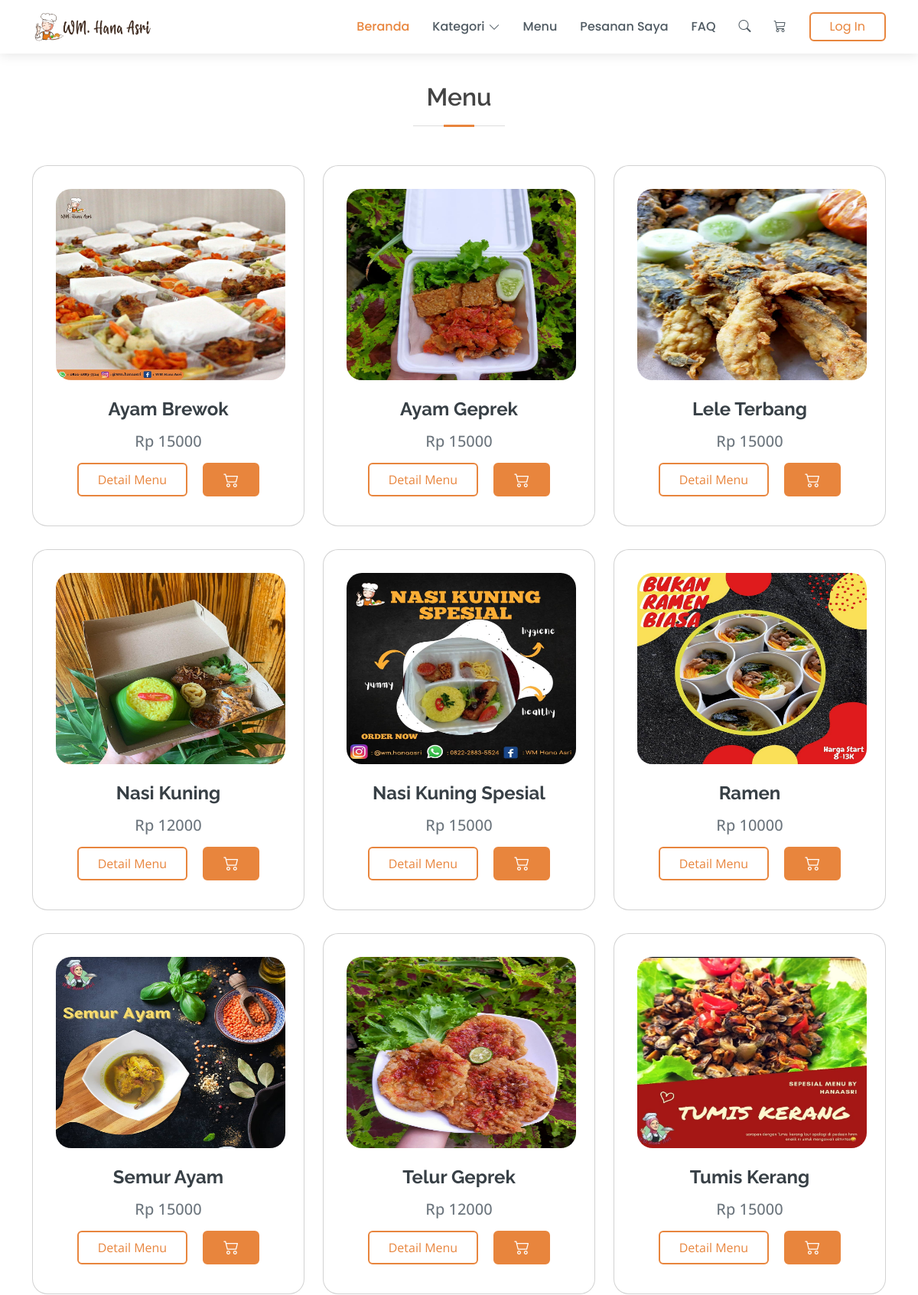
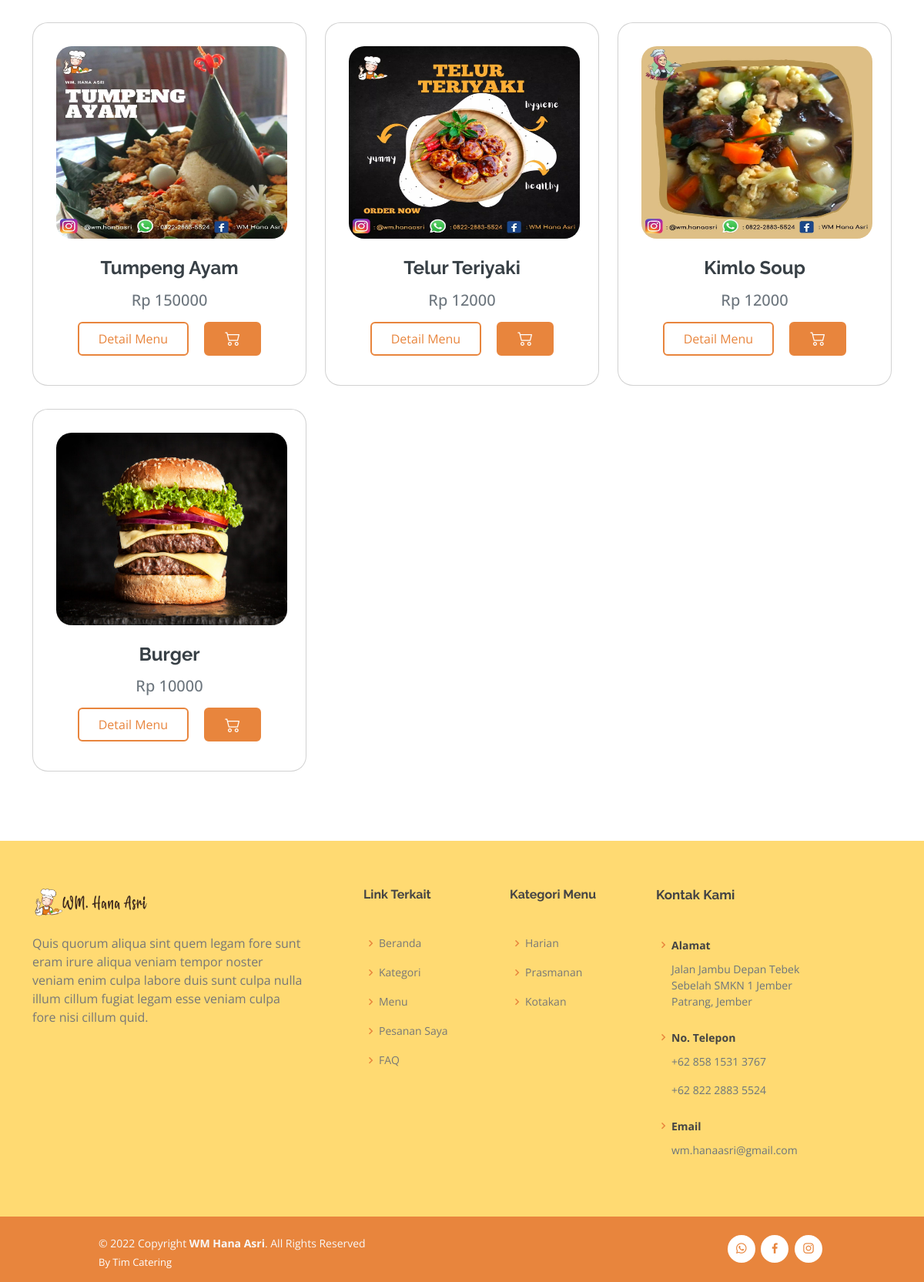
Page /menu.php on the committed database (2 pictures, top to bottom).
### tables this page shows
CREATE TABLE `menu` (
  `id_menu` int(11) NOT NULL,
  `nama_menu` varchar(100) NOT NULL,
  `harga` varchar(50) NOT NULL,
  `detail` text NOT NULL,
  `gambar` varchar(50) NOT NULL,
  `id_kategori` int(11) NOT NULL
);

### menu.php (the view, shortened to what this page needs)
<?php
    include("header.php");
?>
<br>
<br>
<body>
<section id="menu" class="what-we-do">
  <div class="container">
    <div class="section-title">
      <h2>Menu</h2>
    </div>
    <div class="row">
      <?php
        $batas = 100;
        $halaman = isset($_GET['halaman'])?(int)$_GET['halaman'] : 1;
        $halaman_awal = ($halaman>1) ? ($halaman * $batas) - $batas : 0;
        $data_menu = mysqli_query($koneksi,"SELECT * FROM menu LIMIT $halaman_awal, $batas");
        while($d = mysqli_fetch_array($data_menu)){
      ?>
        <div class="col-lg-4 col-md-6 d-flex align-items-stretch mt-0" style="margin-bottom: 30px;">
          <div class="card icon-box" style="border-radius: 20px;">
            <div class="img">
              <img src="assets/img/menu/<?php echo $d['gambar']; ?>" alt="" width="300px" height="250px" style="margin-left: 10px; margin-right: 15px; border-radius: 20px;">
            </div>
            <br>
            <h4><a href="product_detail.php"><?php echo $d['nama_menu']; ?></a></h4>
            <h5 class="text-secondary" style="font-family: 'Open Sans', sans-serif;">Rp <?php echo $d['harga']; ?></h5>
          <div>
          <a href="check_out.php"><button class="btn m-2 pt-2 pb-2" style="color: #E8853D;">Detail Menu</button></a>
          <button class="btn m-2" style="background-color: #E8853D;">
            <a href="cart.php" style="color: #fff; font-size: 20px"><span class="bi-cart2"></span></a>
          </button>
        </div>
      </div>
    </div>
      <?php } ?>
  </div>
</section>
</body>
<?php
    include "footer.php";
?>

### assets/css/index.css (style rules this page uses)
body { font-family: "Open Sans", sans-serif; color: #444444; }
a { color: #E8853D; text-decoration: none; }
h1, h2, h3, h4, h5, h6 { font-family: "Raleway", sans-serif; }
.btn { display: inline-block; color: #E8853D; text-decoration: none; padding: 5px 25px; border: 2px solid #E8853D; overflow: hidden; position: relative; transition: color .5s .25s; }
.btn::before, .btn::after { content: ''; position: absolute; top: 0; width: 50%; height: 100%; background-color: #E8853D; z-index: -1; transform: scaleX(0); transition: transform .5s cubic-bezier(.785, .135, .15, .86); }
.btn::before { left: 0; transform-origin: left; }
.btn::after { right: 0; transform-origin: right; }
section { padding: 60px 0; }
.section-title { text-align: center; padding-bottom: 30px; }
.section-title h2 { font-size: 32px; font-weight: 600; margin-bottom: 20px; padding-bottom: 20px; position: relative; }
.section-title h2::before { content: ""; position: absolute; display: block; width: 120px; height: 1px; background: #ddd; bottom: 1px; left: calc(50% - 60px); }
.section-title h2::after { content: ""; position: absolute; display: block; width: 40px; height: 3px; background: #E8853D; bottom: 0; left: calc(50% - 20px); }
.what-we-do .icon-box { text-align: center; padding: 30px 20px; transition: all ease-in-out 0.3s; background: #fff; }
.what-we-do .icon-box h4 { font-weight: 700; margin-bottom: 15px; font-size: 24px; }
.what-we-do .icon-box h4 a { color: #384046; transition: ease-in-out 0.3s; }

### rows in the picture
menu: gambar (picture), nama_menu "Ayam Brewok", harga "15000"
menu: gambar (picture), nama_menu "Ayam Geprek", harga "15000"
menu: gambar (picture), nama_menu "Lele Terbang", harga "15000"
menu: gambar (picture), nama_menu "Nasi Kuning", harga "12000"
menu: gambar (picture), nama_menu "Nasi Kuning Spesial", harga "15000"
menu: gambar (picture), nama_menu "Ramen", harga "10000"
menu: gambar (picture), nama_menu "Semur Ayam", harga "15000"
menu: gambar (picture), nama_menu "Telur Geprek", harga "12000"
menu: gambar (picture), nama_menu "Tumis Kerang", harga "15000"
menu: gambar (picture), nama_menu "Tumpeng Ayam", harga "150000"
menu: gambar (picture), nama_menu "Telur Teriyaki", harga "12000"
menu: gambar (picture), nama_menu "Kimlo Soup", harga "12000"
menu: gambar (picture), nama_menu "Burger", harga "10000"
